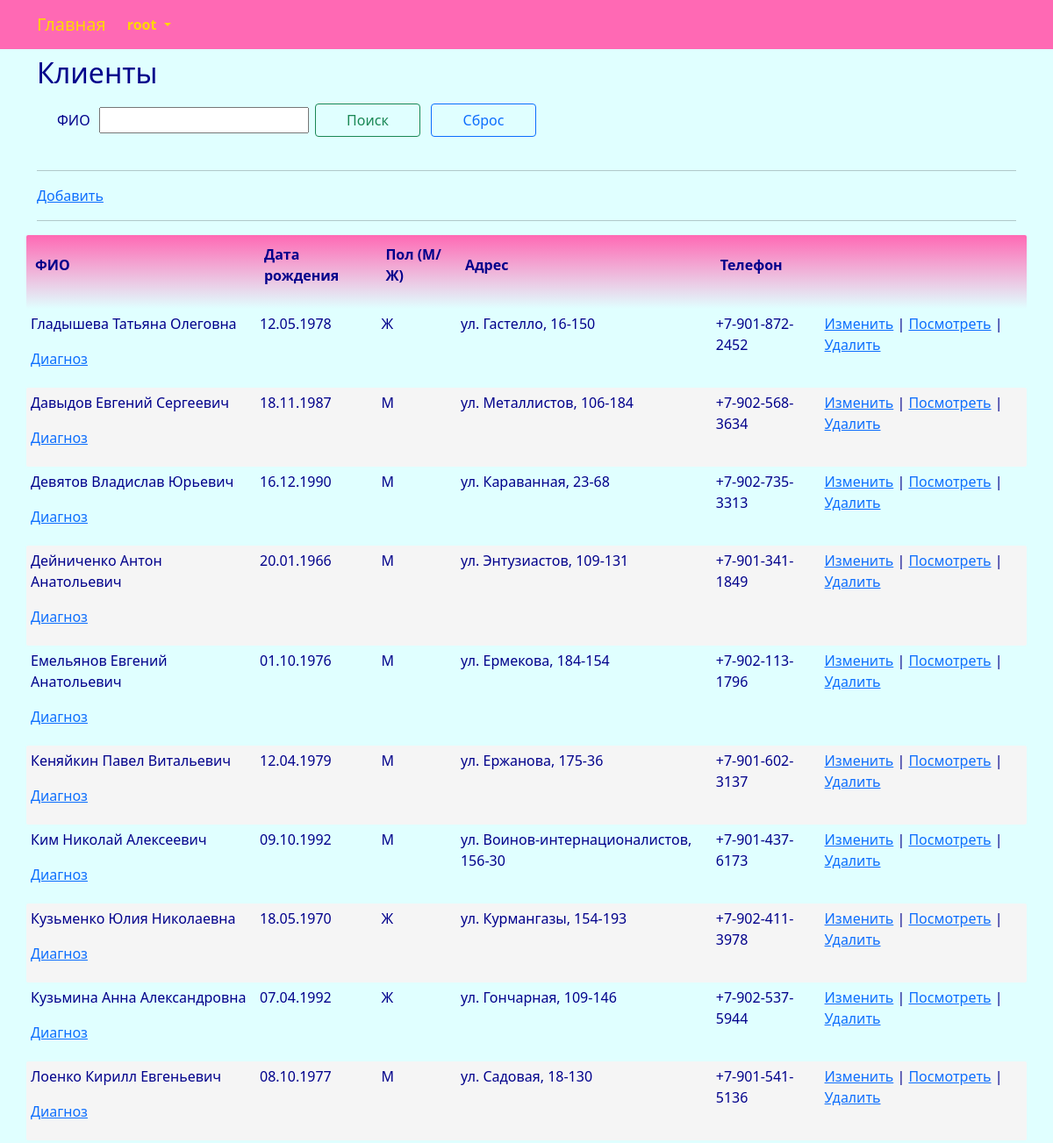
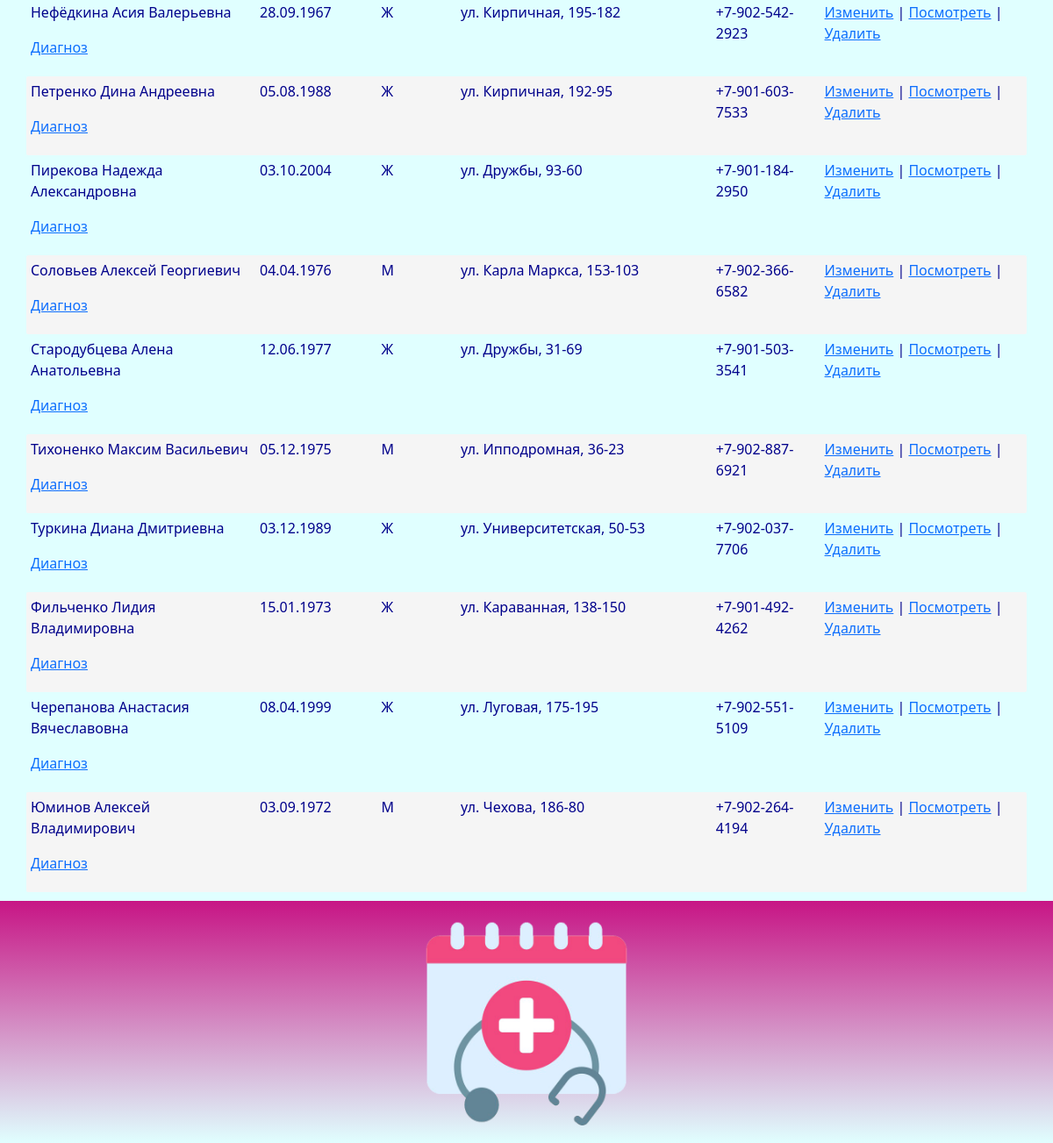
/client/index/ (signed in), run on the app's committed database (2 pictures, top to bottom).
### center/models.py (models this page shows, shortened)
class Client(models.Model):
    SEX_CHOICES = (
        ('М','М'),
        ('Ж', 'Ж'),
    )
    full_name = models.CharField(_('full_name'), max_length=128)
    birthday = models.DateTimeField(_('birthday'))
    sex = models.CharField(_('sex'), max_length=1, choices=SEX_CHOICES, default='М')
    address = models.CharField(_('address'), max_length=96)
    phone = models.CharField(_('phone'), max_length=64)
    class Meta:
        db_table = 'client'
        indexes = [
            models.Index(fields=['full_name']),
        ]
        ordering = ['full_name']

### center/views.py (the view)
# urls.py: path('client/index/', views.client_index, name='client_index'),
@login_required
@user_passes_test(lambda u: u.is_superuser)
def client_index(request):
    try:
        client = Client.objects.all().order_by('full_name')
        if request.method == "POST":
            if 'searchBtn' in request.POST:
                title_search = request.POST.get("title_search")
                if title_search != '':
                    client = client.filter(full_name__contains = title_search)
                return render(request, "client/index.html", {"client": client,  "title_search": title_search })
            else:
                return render(request, "client/index.html", {"client": client, })
        else:
            return render(request, "client/index.html", {"client": client, })
        return render(request, "client/index.html", {"client": client,})
    except Exception as exception:
        print(exception)
        return HttpResponse(exception)

### templates/client/index.html (shortened to what this page needs)
{% extends "base.html" %}
{% load i18n %}
{% block content %}
<h2>{% trans "clients" %}</h2>
<div class="row" style="margin: 10px">
	<form method="POST" enctype="multipart/form-data">
		<table>
			<tbody>
				<tr>
					<td>
						<p>{% trans "full_name" %} &nbsp;</p>
					</td>
					<td>
						<p><input type="search" value="{{title_search}}" name="title_search"></p>
					</td>
					<td>
						<p><button class="btn btn-outline-success" name="searchBtn" style="width:120px; margin:5px">{% trans "Search" %}</button></p>
					</td>
					<td>
						<p><button class="btn btn-outline-primary" name="resetBtn" type="submit" onClick="window.location.reload();" style="width:120px; margin:5px">{% trans "Reset" %}</button></p>
					</td>
				</tr>
			</tbody>
		</table>
	</form>
</div>
<hr>
<p><a href="{% url 'client_create'%}">{% trans "Add" %}</a></p>
<hr>
{% if client.count > 0 %}
<div class="row">
	<table id="myTable" class="table-manager" style="width:100%">
		<thead>
			<tr>
				<th><p>{% trans "full_name" %}</p></th>
				<th><p>{% trans "birthday" %}</p></th>
				<th><p>{% trans "sex" %}</p></th>
				<th><p>{% trans "address" %}</p></th>
				<th><p>{% trans "phone" %}</p></th>
				<th><p></p></th>
			</tr>
		</thead>
		<tbody>
			{% for e in client %}
			<tr>
				<td>
					<p>{{ e.full_name }}</p>
					<p><a href="{% url 'diagnosis_index' e.id%}">{% trans "Diagnosis" %}</a></p></td>
				<td><p>{{ e.birthday | date:"d.m.Y" }}</p></td>
				<td><p>{{ e.sex }}</p></td>
				<td><p>{{ e.address }}</p></td>
				<td><p>{{ e.phone }}</p></td>
				<td>
					<p>
					<a href="{% url 'client_edit' e.id %}">{% trans "Change" %}</a> |
					<a href="{% url 'client_read' e.id %}">{% trans "View" %}</a> |
					<a onclick="return confirm('Удалить запись?')" href="{% url 'client_delete' e.id %}">{% trans "Delete" %}</a>
					</p>
				</td>
			</tr>
			{% endfor %}
		</tbody>
	</table>
</div>
{% endif %}
{% endblock content %}

### templates/base.html (shortened to what this page needs)
<!DOCTYPE html>
{% load static %}
{% load i18n %}
<html>
	<head>
		<link rel="stylesheet" href="{% static 'css/bootstrap.min.css' %}">
		<link rel="stylesheet" href="{% static 'css/styles.css' %}" />
	</head>
	<nav class="navbar navbar-expand-lg justify-content-center">
		<div class="container">
			<div class="collapse navbar-collapse" id="mainMenu">
				<ul class="navbar-nav me-auto mb-2 mb-lg-0">
					<a class="navbar-brand" href="{{ HTTP_HOST }}/">{% trans "Home" %}</a>
					{% if user.is_authenticated %}
					<li class="nav-item dropdown">
						<a class="nav-link dropdown-toggle" href="#" id="navbarDropdown" role="button" data-bs-toggle="dropdown" aria-expanded="false">
							{{ user.username }}
						</a>
					</li>
					{% else %}
					<form class="form-inline ml-auto">
						<a href="{% url 'login' %}" class="btn btn-outline-secondary">{% trans "Log In" %}</a>
						<a href="{% url 'signup' %}" class="btn btn-primary ml-2">{% trans "Sign up" %}</a>
					</form>
					{% endif %}
				</ul>
			</div>
		</div>
	</nav>
	<body>
		<div class="container">
			{% block content%}{% endblock content %}
		</div>
	</body>
	<footer class="container-fluid text-center bg-lightgray">
		<div class="copyrights">
			<img src="{% static 'images/logo.png' %}" alt="logo" style="height:256px; padding: 10px;">
		</div>
	</footer>
</html>

### static/css/styles.css (style rules this page uses)
:root { --navbar-background-color: HotPink; --navbar-text-color: Gold; --main-background-color-light: LightCyan; --main-background-color-dark: HotPink; --main-text-color: DarkBlue; --main-header-color: DarkBlue; --main-text-attention-color: Purple; --footer-background-color-light: LightCyan; --footer-background-color-dark: MediumVioletRed; --footer-text-color: Teal; --card-background-color-light: Pink; --card-background-color-dark: HotPink; --card-text-color: SeaGreen; --table-background-color-light: LightCyan; --table-background-color-dark: #F5F5F5; --table-text-color: DarkBlue; --star-size: 30px; --star-color: LightYellow; --star-background: Yellow ; }
.navbar { background-color: var(--navbar-background-color); color: var(--navbar-text-color); }
.navbar .navbar-nav, .navbar .navbar-nav .navbar-text { color: var(--navbar-text-color); }
.navbar ul { background-color: var(--navbar-background-color); color: var(--navbar-text-color); }
.navbar li { background-color: var(--navbar-background-color); color: var(--navbar-text-color); }
.navbar a { background-color: var(--navbar-background-color); color: var(--navbar-text-color); }
.navbar-brand { background-color: var(--navbar-background-color); color: var(--navbar-text-color); }
.nav-item { background-color: var(--navbar-background-color); color: var(--navbar-text-color); font-weight: bold; }
body { background-color: var(--main-background-color-light); }
h1, h2, h3, h4, h5, h6 { color: var(--main-header-color); }
p, ul, li, label { color: var(--main-text-color); }
.table-manager { background-color: var(--main-background-color-light); width: 100%; }
.table-manager tbody { background-color: var(--main-background-color-light); border: none; margin-top: 20px; margin-bottom: 20px; }
.table-manager thead th { color: var(--main-text-color); font-weight: bold; text-align: left; padding: 10px; background-image: linear-gradient(top, var(--main-background-color-dark), var(--main-background-color-light)); background-image: -o-linear-gradient(top, var(--main-background-color-dark), var(--main-background-color-light)); background-image: -moz-linear-gradient(top, var(--main-background-color-dark), var(--main-background-color-light)); background-image: -webkit-linear-gradient(top, var(--main-background-color-dark), var(--main-background-color-light)); }
.table-manager thead tr th:first-child { border-radius: 2px 0 0 2px; }
.table-manager thead tr th:last-child { border-radius: 0 2px 2px 0; }
.table-manager tbody td { text-align: left; border: none; padding: 5px 5px; vertical-align: top; }
.table-manager tbody tr:nth-child(odd) { background: var(--table-background-color-light); }
.table-manager tbody tr:nth-child(even) { background: var(--table-background-color-dark); }
.table-manager tbody tr td:first-child { border-radius: 2px 0 0 2px; }
.table-manager tbody tr td:last-child { border-radius: 0 2px 2px 0; }
footer { background-image: linear-gradient(top, var(--footer-background-color-dark), var(--footer-background-color-light)); background-image: -o-linear-gradient(top, var(--footer-background-color-dark), var(--footer-background-color-light)); background-image: -moz-linear-gradient(top, var(--footer-background-color-dark), var(--footer-background-color-light)); background-image: -webkit-linear-gradient(top, var(--footer-background-color-dark), var(--footer-background-color-light)); margin-top: 10px; padding: 10px; }

### data on the page
Client: full_name "Гладышева Татьяна Олеговна", birthday "12.05.1978", sex "Ж", address "ул. Гастелло, 16-150", phone "+7-901-872-2452"
Client: full_name "Давыдов Евгений Сергеевич", birthday "18.11.1987", sex "М", address "ул. Металлистов, 106-184", phone "+7-902-568-3634"
Client: full_name "Девятов Владислав Юрьевич", birthday "16.12.1990", sex "М", address "ул. Караванная, 23-68", phone "+7-902-735-3313"
Client: full_name "Дейниченко Антон Анатольевич", birthday "20.01.1966", sex "М", address "ул. Энтузиастов, 109-131", phone "+7-901-341-1849"
Client: full_name "Емельянов Евгений Анатольевич", birthday "01.10.1976", sex "М", address "ул. Ермекова, 184-154", phone "+7-902-113-1796"
Client: full_name "Кеняйкин Павел Витальевич", birthday "12.04.1979", sex "М", address "ул. Ержанова, 175-36", phone "+7-901-602-3137"
Client: full_name "Ким Николай Алексеевич", birthday "09.10.1992", sex "М", address "ул. Воинов-интернационалистов, 156-30", phone "+7-901-437-6173"
Client: full_name "Кузьменко Юлия Николаевна", birthday "18.05.1970", sex "Ж", address "ул. Курмангазы, 154-193", phone "+7-902-411-3978"
Client: full_name "Кузьмина Анна Александровна", birthday "07.04.1992", sex "Ж", address "ул. Гончарная, 109-146", phone "+7-902-537-5944"
Client: full_name "Лоенко Кирилл Евгеньевич", birthday "08.10.1977", sex "М", address "ул. Садовая, 18-130", phone "+7-901-541-5136"
Client: full_name "Нефёдкина Асия Валерьевна", birthday "28.09.1967", sex "Ж", address "ул. Кирпичная, 195-182", phone "+7-902-542-2923"
Client: full_name "Петренко Дина Андреевна", birthday "05.08.1988", sex "Ж", address "ул. Кирпичная, 192-95", phone "+7-901-603-7533"
Client: full_name "Пирекова Надежда Александровна", birthday "03.10.2004", sex "Ж", address "ул. Дружбы, 93-60", phone "+7-901-184-2950"
Client: full_name "Соловьев Алексей Георгиевич", birthday "04.04.1976", sex "М", address "ул. Карла Маркса, 153-103", phone "+7-902-366-6582"
Client: full_name "Стародубцева Алена Анатольевна", birthday "12.06.1977", sex "Ж", address "ул. Дружбы, 31-69", phone "+7-901-503-3541"
Client: full_name "Тихоненко Максим Васильевич", birthday "05.12.1975", sex "М", address "ул. Ипподромная, 36-23", phone "+7-902-887-6921"
Client: full_name "Туркина Диана Дмитриевна", birthday "03.12.1989", sex "Ж", address "ул. Университетская, 50-53", phone "+7-902-037-7706"
Client: full_name "Фильченко Лидия Владимировна", birthday "15.01.1973", sex "Ж", address "ул. Караванная, 138-150", phone "+7-901-492-4262"
Client: full_name "Черепанова Анастасия Вячеславовна", birthday "08.04.1999", sex "Ж", address "ул. Луговая, 175-195", phone "+7-902-551-5109"
Client: full_name "Юминов Алексей Владимирович", birthday "03.09.1972", sex "М", address "ул. Чехова, 186-80", phone "+7-902-264-4194"

### other printed values
{{ user.username }} "root"
